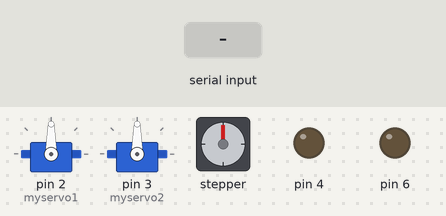
A sketch run on a simulated Arduino Uno, built with avr-gcc and run on an emulated ATmega328P. Shown: 2 × servo, stepper motor, output pins drawn as LEDs (lit = HIGH). The test bench sets the inputs (shaded band). Stepper angles assume 200 steps per turn; what the sketch prints to the serial monitor is not drawn.

Above: at 1.2 s.
1.3 s: "L" received over the second serial link
At 1.6 s:
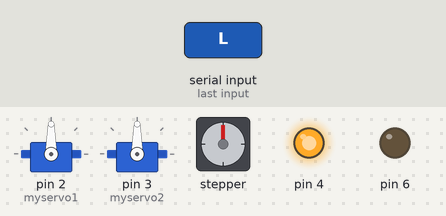
2.8 s: "R" received over the second serial link
At 3.9 s:
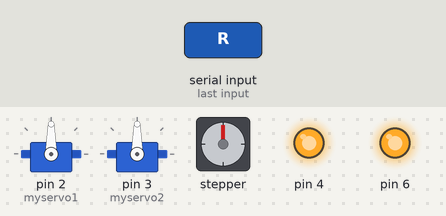
4.3 s: "T" received over the second serial link
At 5.5 s:
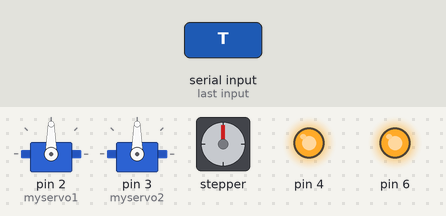
5.8 s: "S" received over the second serial link
At 6.3 s:
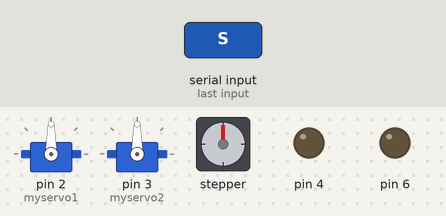
7.3 s: "L" received over the second serial link
At 8.5 s:
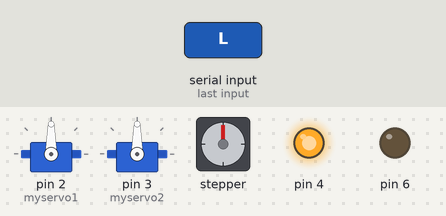
Timing chart, 0 to 9.8 s (numbered marks = the images above; inputs shaded):
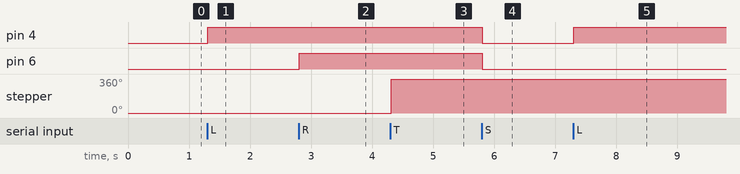

The sketch:

FARM_O_BOT_NCERT.ino
```cpp
#include <Stepper.h>
const int stepsPerRevolution = 200;
Stepper myStepper(stepsPerRevolution, 8, 9, 10, 11);
int stepCount = 0;

#include <SoftwareSerial.h>
#include <Servo.h>
Servo myservo1, myservo2 ;
int bluetoothTx = 0;
int bluetoothRx = 1;
SoftwareSerial bluetooth(bluetoothTx, bluetoothRx);
char x;
void setup(){
  myservo1.attach(2);
  myservo2.attach(3);
  pinMode(4,OUTPUT);
  pinMode(6,OUTPUT);
  Serial.begin(9600);
  bluetooth.begin(9600);}
void loop(){
  if(bluetooth.available()>= 2 ){
    unsigned int servopos = bluetooth.read();
    unsigned int servopos1 = bluetooth.read();
    unsigned int realservo = (servopos1 *256) + servopos;
    Serial.println(realservo);
    if (realservo >= 1000 && realservo <1180){
    int servo1 = realservo;
    servo1 = map(servo1, 1000,1180,0,180);
    myservo1.write(servo1);
    Serial.println("servo 1 ON");
    delay(10); }
    if (realservo >=2000 && realservo <2180){
    int servo2 = realservo;
    servo2 = map(servo2,2000,2180,0,180);
    myservo2.write(servo2);
    Serial.println("servo 2 On");
    delay(10);}}
{
   if(bluetooth.available()>= 0 ){
x=bluetooth.read();
 Serial.println(x);
     if(x== 'L' ){
  digitalWrite(4,HIGH);
}
if(x== 'R' ){
  digitalWrite(6,HIGH);
  }
if(x== 'S' ){
  digitalWrite(4,LOW);
  digitalWrite(6,LOW);
}
if(x== 'T' ){
 Serial.println("clockwise");
  myStepper.step(stepsPerRevolution);
  delay(500);
  }

  }}}
```

Measured:
- after the input at 1.3 s, pin 4: LOW → HIGH at once
- after the input at 2.8 s, pin 6: LOW → HIGH at once
- after the input at 4.3 s, stepper: turns 360° clockwise, starting at once
- after the input at 5.8 s, pin 4, pin 6: HIGH → LOW at once
- after the input at 7.3 s, pin 4: LOW → HIGH at once
